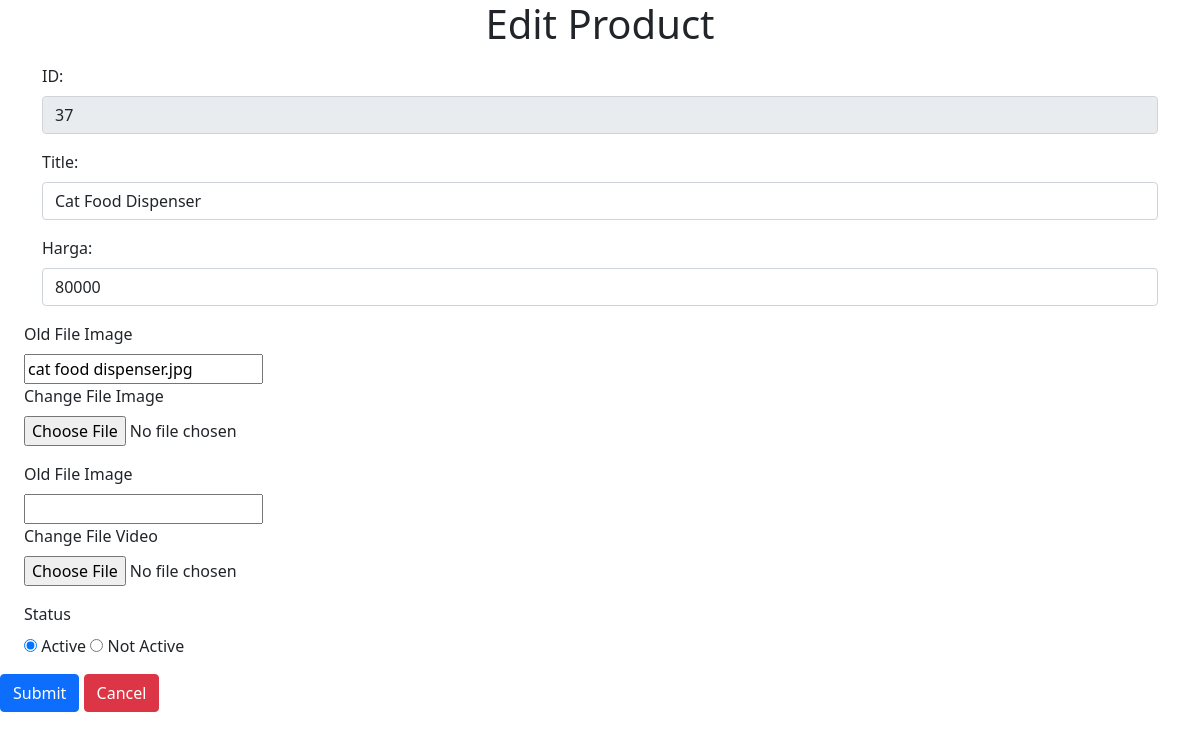
The page /edit_product_list.php?id=37 on the database its author committed.
### tables this page shows
CREATE TABLE `tb_product` (
  `id` int(4) NOT NULL,
  `title` varchar(80) DEFAULT NULL,
  `harga` float DEFAULT NULL,
  `file_image` varchar(80) DEFAULT NULL,
  `file_video` varchar(80) DEFAULT NULL,
  `flag_active` tinyint(1) DEFAULT 1 COMMENT '1=Active |0= Not Active '
);

### edit_product_list.php (the view, shortened to what this page needs)
<!DOCTYPE html>
<html>
<head>
  <link href="https://cdn.jsdelivr.net/npm/bootstrap@5.1.3/dist/css/bootstrap.min.css" rel="stylesheet">
</head>
<body>
<?php
      require_once "connection.php";
   ?>
<?php
   $id = $_GET['id'];
	    $sSQL=" select * from tb_product where id='$id' limit 1";
		$result= mysqli_query($conn,$sSQL);
		if (mysqli_num_rows($result)>0)
		{
		    while($row= mysqli_fetch_assoc($result))
			{
		           $id = $row['id'];
				   $harga= $row['harga'];
				   $file_image = $row['file_image'];
				   $file_video = $row['file_video'];
				   $flag_active = $row['flag_active'];
				   $title = $row['title'];
		    }
	     }
?>
<div class="container">
<h1 class="text-center"> Edit Product </h1>
<form action="save_edit_product.php" method="post" enctype="multipart/form-data">
  <div class="mb-3 mt-3">
    <label for="title" class="form-label">ID:</label>
    <input type="text" class="form-control" id="id" name="id" value="<?php echo $id;?>" readonly>
  </div>
  <div class="mb-3 mt-3">
    <label for="title" class="form-label">Title:</label>
    <input type="text" class="form-control" id="title" name="title" placeholder="Enter title" value="<?php echo $title;?>">
  </div>
  <div class="mb-3 mt-3">
    <label for="harga" class="form-label">Harga:</label>
    <input type="text" class="form-control" id="harga" name="harga" placeholder="Enter Price" name="email" value="<?php echo $harga?>">
  </div>
  </div>
  <div class="form-check mb-3">
    <label for="old_file_image" class="form-label">Old File Image</label><br>
    <input readonly type="text" name="old_file_image" value="<?php echo $file_image;?>"> <br>
    <label for="fileToUpload" class="form-label">Change File Image</label><br>
	<input type="file" name="fileToUpload" id="fileToUpload">
  </div>
  <div class="form-check mb-3">
  <label for="old_file_product" class="form-label">Old File Image</label><br>
    <input type="text" name="old_file_video" value="<?php echo $file_video;?>"readonly> <br>
    <label for="fileToUploadVideo" class="form-label">Change File Video</label><br>
	<input type="file" name="fileToUploadVideo" id="fileToUploadVideo">
  </div>
   <div class="form-check mb-3">
       <label for="status" class="form-label">Status</label><br>
	    <?php
	    if ($flag_active=='1')
		{
	  ?>
	  <input type="radio" id="status" name="status" value="1" checked="checked"> Active
  	  <input type="radio" id="status" name="status" value="0"> Not Active
	   <?php
	      }
		  else
		  {
		?>
		      <input type="radio" id="status" name="status" value="1"> Active
  	  <input type="radio" id="status" name="status" value="0" checked="checked"> Not Active
	  <?php
		  }
	   ?>
   </div>
  <button type="submit" class="btn btn-primary">Submit</button>
  <a href="product_list.php"><button type="button" class="btn  btn-danger">Cancel</button></a>
</body>
</html>

### rows shown on the page
tb_product: id "37", title "Cat Food Dispenser", harga "80000", old_file_image "cat food dispenser.jpg"
